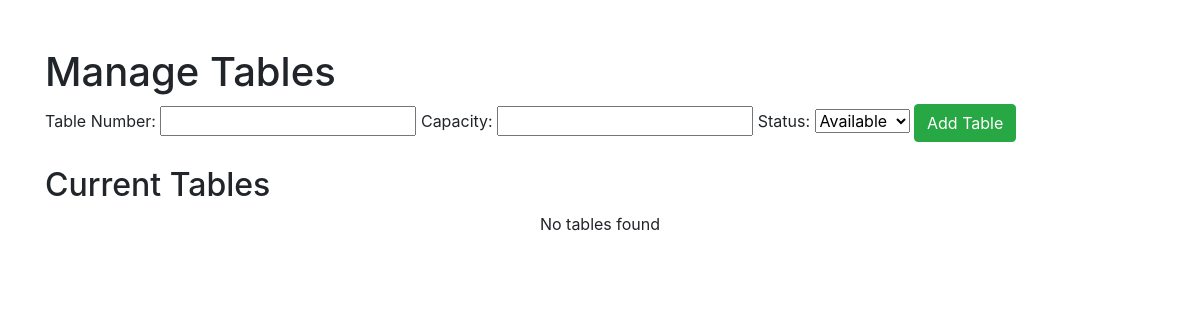
The page /admin/admin_tables.php on the database as committed earlier.
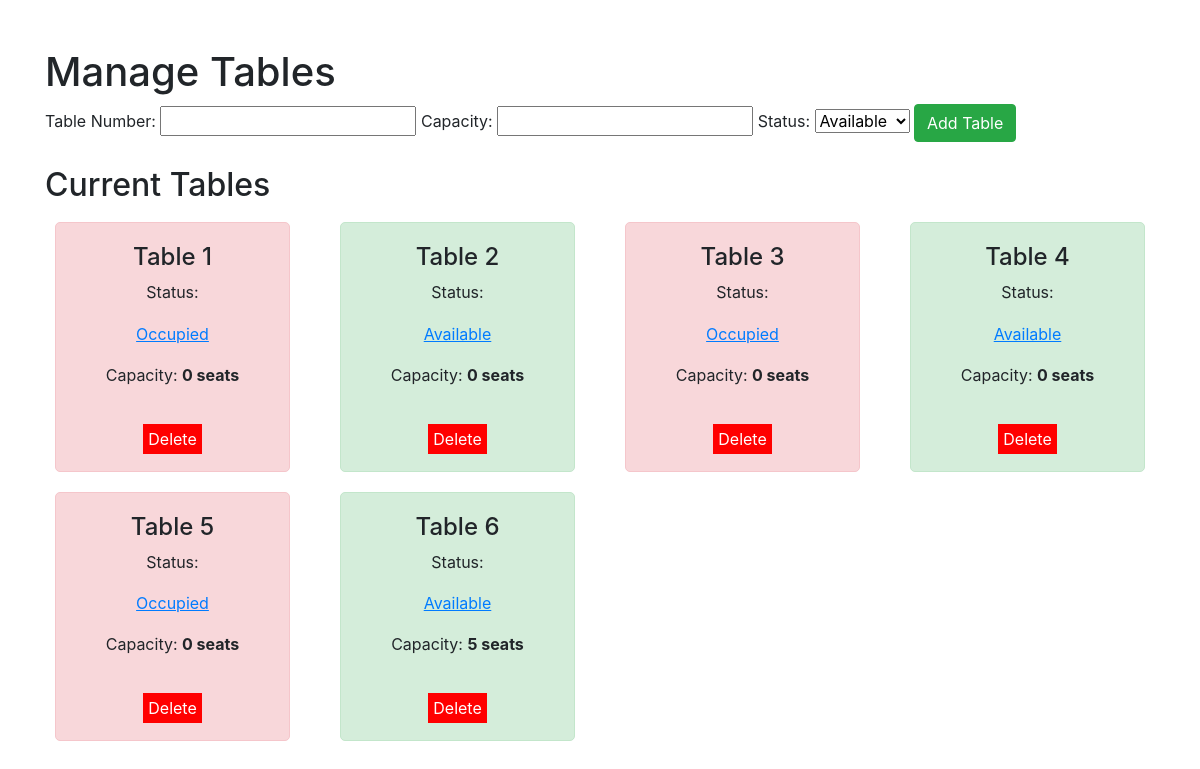
The same page on the database as committed later.
### tables this page shows
CREATE TABLE `tables` (
  `table_id` int(11) NOT NULL,
  `table_num` int(11) NOT NULL,
  `status` enum('available','occupied') NOT NULL DEFAULT 'available',
  `capacity` int(11) NOT NULL DEFAULT 0
);

### admin/admin_tables.php (the view, shortened to what this page needs)
<?php
include '../conn/connection.php';
$query = "SELECT * FROM tables";
$result = $conn->query($query);
?>
<!DOCTYPE html>
<html lang="en">
<head>
    <link rel="stylesheet" href="https://stackpath.bootstrapcdn.com/bootstrap/4.5.2/css/bootstrap.min.css">
</head>
<body>
<div class="container">
    <h1 class="mt-5">Manage Tables</h1>
    <form method="post" action="add_table.php" class="mb-4">
        <label for="table_num">Table Number:</label>
        <input type="text" id="table_num" name="table_num" required>
        <label for="capacity">Capacity:</label>
        <input type="number" id="capacity" name="capacity" min="1" required>
        <label for="status">Status:</label>
        <select id="status" name="status" required>
            <option value="available">Available</option>
        </select>
        <input type="submit" value="Add Table" class="btn btn-success">
    </form>
    <h2>Current Tables</h2>
    <div class="row">
        <?php if ($result->num_rows > 0): ?>
            <?php while ($row = $result->fetch_assoc()): ?>
                <div class="col-md-3">
                    <div class="table-box <?php echo htmlspecialchars($row['status']); ?>">
                        <h4>Table <?php echo htmlspecialchars($row['table_num']); ?></h4>
                        <p>Status: <strong>
                            <form method="POST" action="" style="display:inline;">
                                <button type="submit" class="btn btn-link p-0" style="text-decoration: underline;"><?= ucfirst($row['status']); ?></button>
                            </form>
                        </strong></p>
                        <p>Capacity: <strong><?php echo htmlspecialchars($row['capacity']); ?> seats</strong></p>
                        <br>
                        <a href="delete_table.php?id=<?= $row['id'] ?>" class="delete-button" onclick="return confirm('Are you sure you want to delete this table?');">Delete</a>
                    </div>
                </div>
            <?php endwhile; ?>
        <?php else: ?>
            <div class="col-12">
                <div class="text-center">No tables found</div>
            </div>
        <?php endif; ?>
    </div>
</div>
</body>
</html>

### admin/admin_tables.php (style rules this page uses)
.table-box { border: 1px solid #ddd; border-radius: 5px; padding: 20px; margin: 10px; text-align: center; cursor: pointer; }
.available { background-color: #d4edda; border-color: #c3e6cb; }
.occupied { background-color: #f8d7da; border-color: #f5c6cb; }
.delete-button { background-color: red; color: white; border: none; padding: 5px; cursor: pointer; margin-top: 5px; text-decoration: none; }

Rows that differ between the two databases and show on the page:
added tables: table_num "1", status "Occupied", capacity "0"
added tables: table_num "2", status "Available", capacity "0"
added tables: table_num "3", status "Occupied", capacity "0"
added tables: table_num "4", status "Available", capacity "0"
added tables: table_num "5", status "Occupied", capacity "0"
added tables: table_num "6", status "Available", capacity "5"
Other text that changed with them:
text no longer shown: "No tables found"
